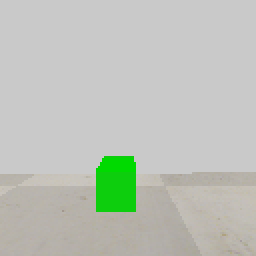
#> input picture BlobDetection/pictures/test_pictures_2.png, 128 x 128 px (shown 2 times larger)
$ jupyter execute --allow-errors Untitled.ipynb   (shell and % lines are left out)
#> lines starting #> are read from the running program, lines starting #| are printed output that depends on the picture
[cell 1]
import cv2
import numpy as np
from matplotlib import pyplot as plt
import numpy as np

[cell 2]
# Setup SimpleBlobDetector parameters.
params = cv2.SimpleBlobDetector_Params()

# Change thresholds
params.minThreshold = 10
params.maxThreshold = 200

[cell 3]
im = cv2.imread("pictures/test_pictures_2.png", cv2.IMREAD_COLOR)
#> im is the input picture: shape (128, 128, 3); mean B, G, R 185.9, 194.9, 189.7

[cell 4]
im.shape
#> Out = (128, 128, 3)

[cell 5]
detector = cv2.SimpleBlobDetector_create(params)
keypoints = detector.detect(im)
#> keypoints = 1 keypoints; (x, y, size): (58, 92, 28.5)
im_with_keypoints = cv2.drawKeypoints(im, keypoints, np.array([]), (0,0,255), cv2.DRAW_MATCHES_FLAGS_DRAW_RICH_KEYPOINTS)

[cell 6]
len(keypoints)
#> Out = 1

[cell 7]
plt.imshow(im_with_keypoints)
plt.show()

[cell 8]
new_im = np.hsplit(im, 4)
#> new_im = 4 items

[cell 9]
plt.imshow(new_im[3])
plt.show()
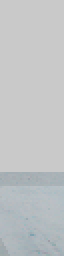
#> shown: shape (128, 32, 3) (shown 2 times larger); mean R, G, B 192.3, 195.2, 196.7

[cell 10]
part = new_im[3]

[cell 11]
params = cv2.SimpleBlobDetector_Params()

# [7 lines of commented-out code are left out]
params.filterByColor = True
#params.filterByConvexity = False
#params.filterByInertia = False

params.blobColor = 200

[cell 12]
detector = cv2.SimpleBlobDetector_create(params)
#> (the rest of this cell did not finish here and is left out)

[cell 13]
print(len(keypoints))
#| 1
#> (the rest of this cell did not finish here and is left out)

[cell 14]
type(part)

[cell 15]
new_part = np.insert(part, 0, 255, axis=1)
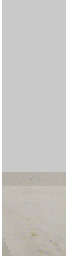
#> new_part: shape (128, 33, 3) (shown 2 times larger); mean of channels 0, 1, 2 194.2, 197, 198.5; drawn as B, G, R

[cell 16]
new_part = np.insert(new_part, 33, 255, axis=1)
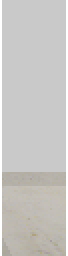
#> new_part: shape (128, 34, 3) (shown 2 times larger); mean of channels 0, 1, 2 196, 198.7, 200.2; drawn as B, G, R

[cell 17]
new_part = np.insert(new_part, 0, 255, axis=0)
#> new_part: shape (129, 34, 3)
new_part = np.insert(new_part, new_part.shape[0], 255, axis=0)
#> new_part: shape (130, 34, 3)
